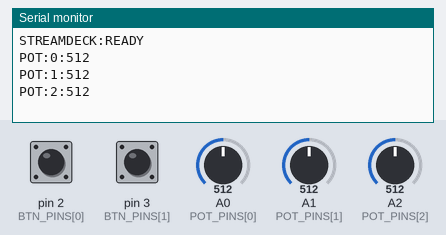
Bench run of a sketch on a simulated Arduino Nano, built with avr-gcc and run on an emulated ATmega328P. Shown: the last lines printed to the serial monitor. The test bench sets the inputs (shaded band); at power-on: pin 2 (BTN_PINS[0]) HIGH, A0 (POT_PINS[0]) = 512, A1 (POT_PINS[1]) = 512, A2 (POT_PINS[2]) = 512, pin 3 (BTN_PINS[1]) HIGH.

Above: at 1.4 s.
1.5 s: pin 2 (BTN_PINS[0]) pulled LOW for 0.15 s
At 2.0 s:
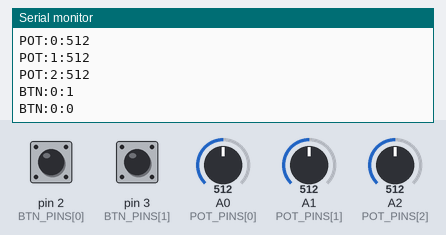
3.1 s: A0 (POT_PINS[0]) set to 716
At 3.9 s:
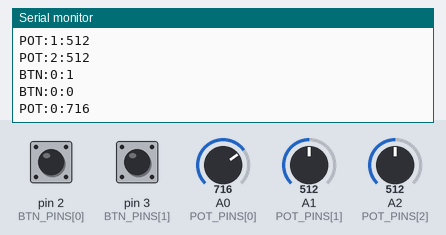
4.6 s: A1 (POT_PINS[1]) set to 716
At 5.2 s:
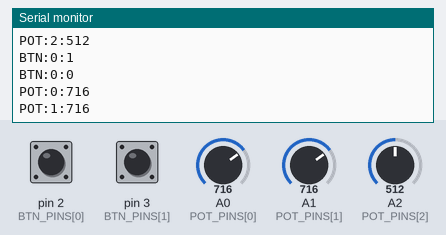
6.1 s: A2 (POT_PINS[2]) set to 716
At 7.3 s:
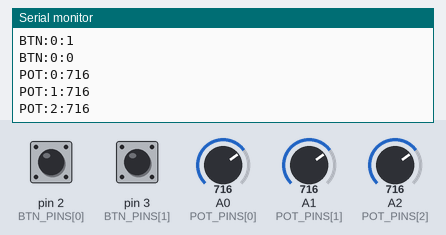
7.6 s: pin 3 (BTN_PINS[1]) pulled LOW for 0.15 s
At 8.9 s:
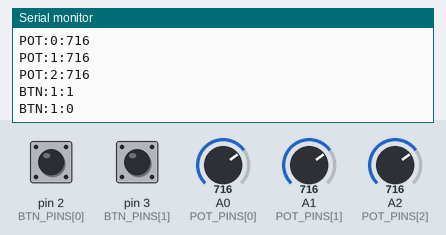
9.2 s: A0 (POT_PINS[0]) set to 900
At 10.2 s:
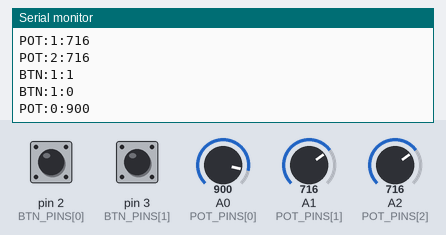
Timing chart, 0 to 11.7 s (numbered marks = the images above; inputs shaded):
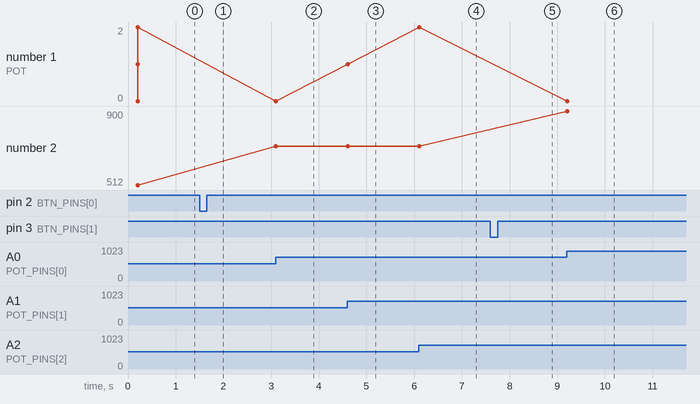

The sketch:

stream_deck_nano.ino
```cpp
/*
  Stream Deck - Arduino Nano
  ─────────────────────────────────────────────
  POT 0 → A0  : Discord volume
  POT 1 → A1  : Global (system) volume
  POT 2 → A2  : Spotify volume
  BTN 0 → D2  : Simulate F10
  BTN 1 → D3  : Simulate F12

  Serial protocol at 115200 baud:
    POT:0:512   → pot index (0-2), raw value 0-1023
    BTN:0:1     → button index (0-1), 1=pressed 0=released
*/

const int POT_PINS[3] = {A0, A1, A2};
const int BTN_PINS[2] = {2, 3};

const int  POT_DEADZONE   = 6;
const int  POT_SEND_MS    = 25;
const int  DEBOUNCE_MS    = 30;

int  potLast[3]       = {-1, -1, -1};
int  btnLast[2]       = {HIGH, HIGH};
int  btnState[2]      = {HIGH, HIGH};
unsigned long btnTime[2]   = {0, 0};
unsigned long lastPotSend  = 0;

void setup() {
  Serial.begin(115200);
  for (int i = 0; i < 3; i++) pinMode(POT_PINS[i], INPUT);
  for (int i = 0; i < 2; i++) pinMode(BTN_PINS[i], INPUT_PULLUP);
  delay(200);
  Serial.println("STREAMDECK:READY");
}

void loop() {
  unsigned long now = millis();

  // Potentiometers
  if (now - lastPotSend >= POT_SEND_MS) {
    lastPotSend = now;
    for (int i = 0; i < 3; i++) {
      int val = analogRead(POT_PINS[i]);
      if (abs(val - potLast[i]) > POT_DEADZONE) {
        potLast[i] = val;
        Serial.print("POT:"); Serial.print(i);
        Serial.print(":"); Serial.println(val);
      }
    }
  }

  // Buttons (debounced)
  for (int i = 0; i < 2; i++) {
    int reading = digitalRead(BTN_PINS[i]);
    if (reading != btnLast[i]) btnTime[i] = now;
    if ((now - btnTime[i]) >= DEBOUNCE_MS && reading != btnState[i]) {
      btnState[i] = reading;
      Serial.print("BTN:"); Serial.print(i);
      Serial.print(":"); Serial.println(reading == LOW ? 1 : 0);
    }
    btnLast[i] = reading;
  }
}
```

Measured:
- after the input at 1.5 s, the serial monitor: prints a new line at once (image 1)
- after the input at 3.1 s, the serial monitor: prints a new line at once (image 2)
- after the input at 4.6 s, the serial monitor: prints a new line at once (image 3)
- after the input at 6.1 s, the serial monitor: prints a new line at once (image 4)
- after the input at 7.6 s, the serial monitor: prints a new line at once (image 5)
- after the input at 9.2 s, the serial monitor: prints a new line at once (image 6)
- plotted number 1: 0 → 1 after the input at 4.6 s, 1 → 2 after the input at 6.1 s
- plotted number 2: 512 → 716 after the input at 3.1 s, 716 → 900 after the input at 9.2 s
